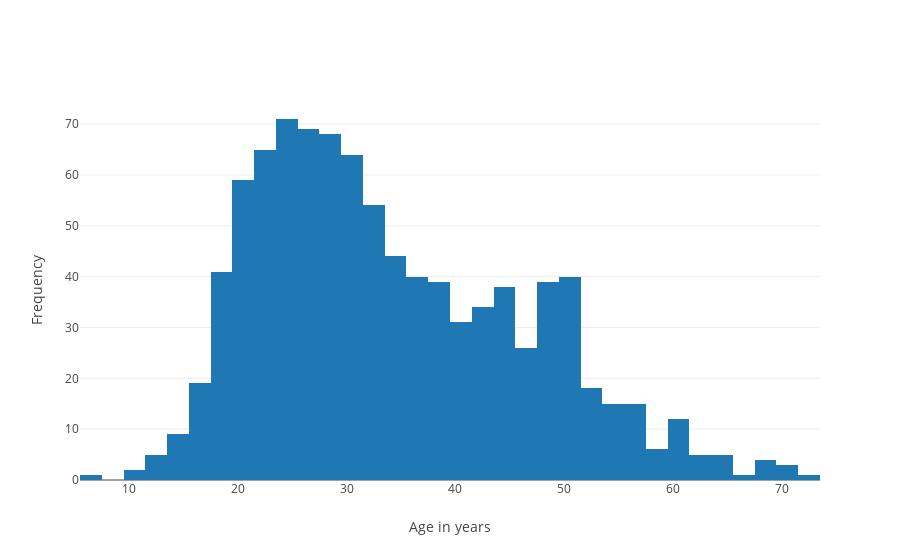

Write notebook code for a chart like this one.
### Code cell
plot.iplot(fig, 'Age Distribution')

### Figure 1 — Plotly figure (JSON) as saved in the notebook; plotly's stock layout.template omitted (floating-point values rounded to 4 significant figures; data arrays with more than 128 entries replaced by an {"elided": "..."} marker saying what was removed)
{"data": [{"type": "histogram", "x": {"elided": "943 int values"}}], "layout": {"xaxis": {"title": "Age in years"}, "yaxis": {"title": "Frequency"}}}
